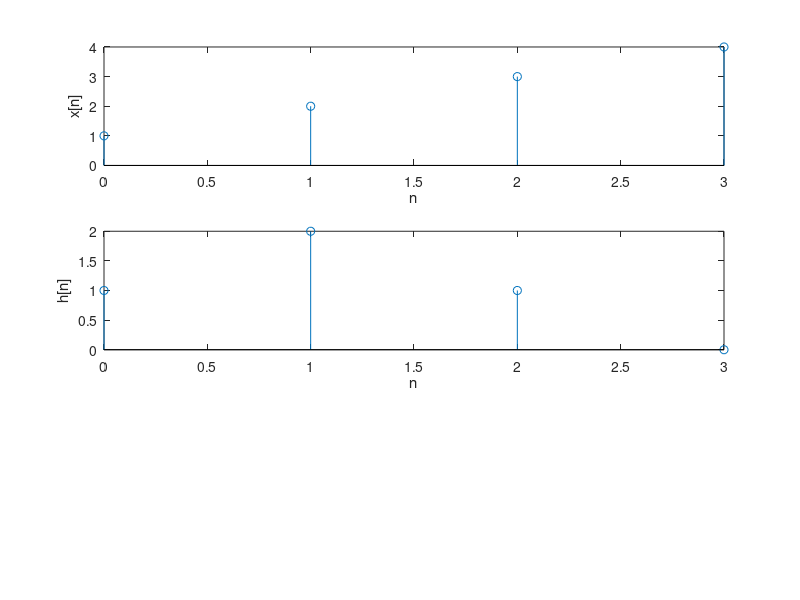

Here is the MATLAB script that generated this plot:
clc;
clear all;
close all;
x=[1,2,3,4];
xn=0:3;
h=[1,2,1,0];
hn=0:3;
figure;
subplot(3,1,1);
stem(xn,x);
xlabel('n');
ylabel('x[n]');

subplot(3,1,2);
stem(hn,h);
xlabel('n');
ylabel('h[n]');

%circular convolution

nx=length(x);
nh=length(h);
N=max(nx,nh);
newx=[x zeros(1,N-nx)];
newh=[h zeros(1,N-nh)];
x1=fft(newx);
H1=fft(newh);
Y=x1.*H1;
y=ifft(Y);

